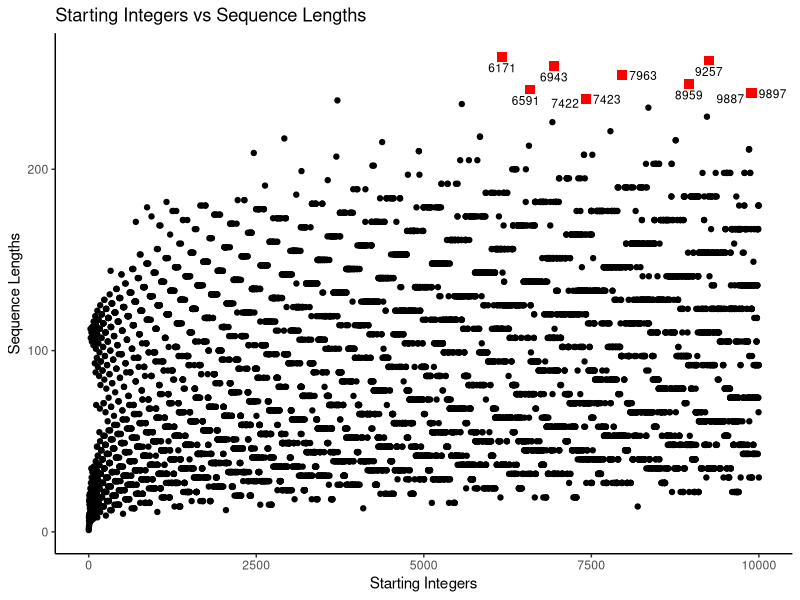
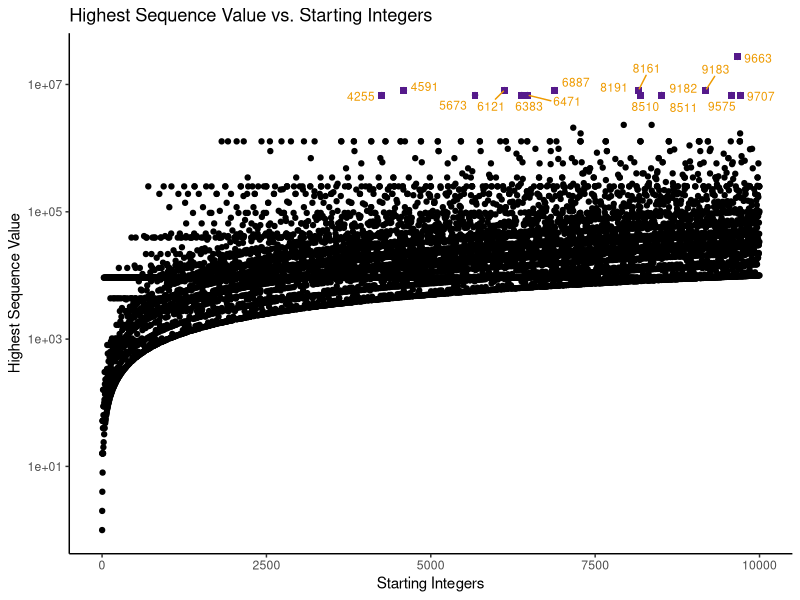
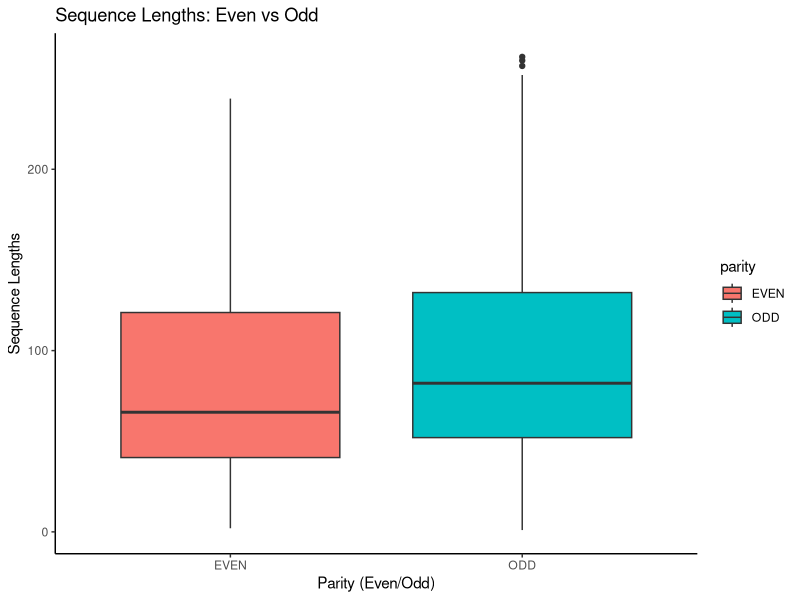
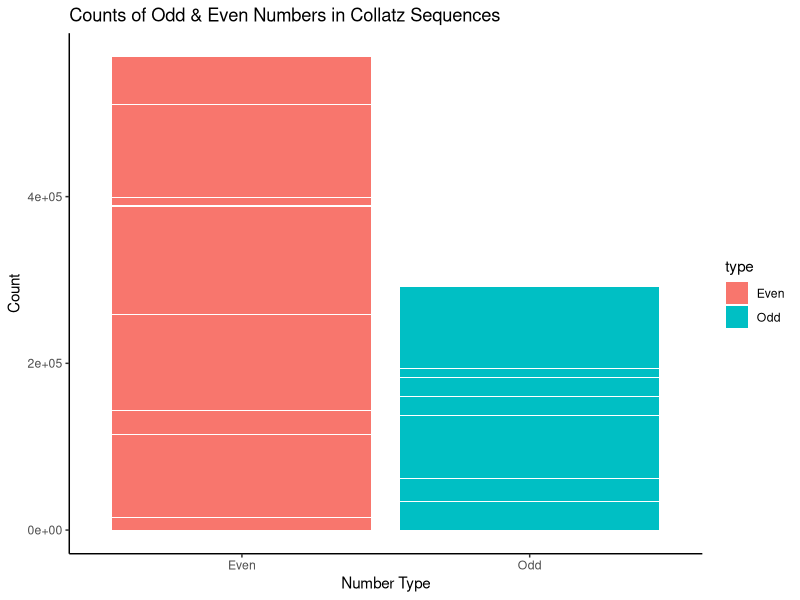

Write R code to recreate these figures, in order.
## ---- chunk 1
knitr::opts_chunk$set(echo = TRUE)
## ---- chunk 2
library(tidyverse)
library(ggplot2)
library(ggrepel)
library(dplyr)
## ---- chunk 3
# accepts a single integer
gen_collatz <- function(n) {
  # Input should all be numerical
  if (is.numeric(n) == FALSE) {
    stop("Invalid input: Not a numerical value")
  }

  # Input should all be integers
  if ((n == as.integer(n)) == FALSE) {
    stop("Invalid input: Not an integer")
  }

  # Input should be 1 or more
  if (n < 1) {
    stop("Invalid input: Value is less than 1")
  }

  # Initialize values
  current <- n
  seq <- c(n)

  # The actual function
  while (current > 1) {
    # check if odd or even
    if (current %% 2 == 0) {
      current <- current / 2
    } else {
      current <- (current * 3) + 1
    }

    # save the new number into the sequence
    seq <- c(seq, current)
  }

  # return the sequence
  return(seq)
}
## ---- chunk 4
collatz_df <- tibble(
  "start" = 1,
  "seq" = list(gen_collatz(1)),
  "length" = length(unlist(seq)),
  "parity" = ifelse((start %% 2) == 0, "EVEN", "ODD"),
  "max_val" = max(unlist(seq))
)

n <- 2

while (n <= 10000) {
  collatz_df <-
    collatz_df %>%
    add_row(
      "start" = n,
      "seq" = list(gen_collatz(n)),
      "length" = length(unlist(seq)),
      "parity" = ifelse((start %% 2) == 0, "EVEN", "ODD"),
      "max_val" = max(unlist(seq))
    )

  n <- n + 1
}
## ---- chunk 5
print(collatz_df)
## ---- chunk 6
## 1. Find the top 10 integers that produce the longest sequence.

top10longest <- collatz_df %>%
  arrange(desc(length)) %>%
  head(10) %>%
  pull("start")
## ---- chunk 7
print(top10longest)
## ---- chunk 8
max_val_int <- collatz_df %>%
  arrange(desc(max_val)) %>%
  head(1) %>%
  pull("start")
## ---- chunk 9
print(max_val_int)
## ---- chunk 10
# Getting all the length of all even starting integers.
even_len <- collatz_df %>%
  filter(parity == "EVEN") %>%
  pull("length")

# Getting all the length of all odd starting integers.
odd_len <- collatz_df %>%
  filter(parity == "ODD") %>%
  pull("length")

# Comparing the average of even starting integers length with odd ones.
even_odd_avg_len <- c(mean(even_len), mean(odd_len))

# Comparing the standard deviation of
# even starting integers length with odd ones.
even_odd_sd_len <- c(sd(even_len), sd(odd_len))
## ---- chunk 11
print(even_odd_avg_len)
## ---- chunk 12
print(even_odd_sd_len)
## ---- chunk 13
## function backtrack to check for backtracking
backtrack <- function(x) {
  # initialize
  initial <- x[1]
  current <- 2
  below_init <- FALSE
  above_init <- FALSE

  while (current <= length(x)) {
    # check for when current value is less than initial
    if (x[current] < initial) {
      below_init <- TRUE
    }

    # check for when current value is higher than initial
    # but only after below_init is TRUE
    if ((x[current] > initial) &&
      (below_init == TRUE)) {
      above_init <- TRUE
    }

    # increment current by 1
    current <- current + 1
  }

  # Both must be TRUE to be considered backtracking
  ifelse(below_init & above_init, TRUE, FALSE)
}
## ---- chunk 14
## doing the actual filtering with the function
backtracks_df <-
  collatz_df %>%
  filter(
    sapply(seq, backtrack)
  )
## ---- chunk 15
print(backtracks_df)
## ---- chunk 16
## backtrack count
backtrack_count <- function(x) {
  # initialize
  initial <- x[1]
  current <- 2
  below_init <- FALSE
  above_init <- FALSE
  counter <- 0

  while (current <= length(x)) {
    # check for when current value is less than initial
    if (x[current] < initial &&
      (below_init == FALSE)) {
      below_init <- TRUE
    }

    # check for when current value is higher than initial
    # but only after below_init is TRUE
    if ((x[current] > initial) &&
      (below_init == TRUE) &&
      (above_init == FALSE)) {
      above_init <- TRUE
    }

    # if below_init and above_init is true, add 1 to counter
    # immediately change back the variables to their FALSE state
    if (below_init && above_init) {
      counter <- counter + 1
      below_init <- FALSE
      above_init <- FALSE
    }

    # increment current by 1
    current <- current + 1
  }

  # returns the backtrack count for each sequences
  return(counter)
}
## ---- chunk 17
mode_calculator <- function(x) {
  # initialize
  unique_nums <- c()
  num_freq <- c()

  # tally the numbers in the freq table
  for (i in x) {
    # If the number in freq is not in unique_nums yet, add to unique_nums
    # also add one to num_freq index that represents the new number (last ind)
    # else, look for index where the number appears on unique_nums
    # and then add 1 to the same index in num_freq
    if ((i %in% unique_nums) == FALSE) {
      unique_nums <- c(unique_nums, i)
      num_freq <- c(num_freq, 1)
    } else {
      index <- which(unique_nums == i)
      num_freq[index] <- num_freq[index] + 1
    }
  }

  # Find the index of the highest frequency
  # then find the number represented by that frequency
  index <- which(num_freq == max(num_freq))
  mode_freq <- unique_nums[index]


  # return the mode
  return(mode_freq)
}
## ---- chunk 18
## doing the actual filtering with backtrack_count
mode_backtrack <-
  backtracks_df %>%
  mutate(
    "freq" = sapply(seq, backtrack_count)
  ) %>%
  summarize(
    "mode" = mode_calculator(freq)
  ) %>%
  pull(1)
## ---- chunk 19
print(mode_backtrack)
## ---- chunk 20
## function to find the max after first backtrack
max_backtrack <- function(x) {
  # initialize
  initial <- x[1]
  current <- 2
  below_init <- FALSE
  above_init <- FALSE
  max_val <- 0

  while (current <= length(x)) {
    # check for when current value is less than initial
    if (x[current] < initial) {
      below_init <- TRUE
    }

    # check for when current value is higher than initial
    # but only after below_init is TRUE
    if ((x[current] > initial) &&
      (below_init == TRUE)) {
      above_init <- TRUE
    }

    # if below_init and above_init is true, start checking for max_val
    if (below_init && above_init) {
      if (x[current] > max_val) {
        max_val <- x[current]
      }
    }

    # increment current by 1
    current <- current + 1
  }

  # return the max_val
  return(max_val)
}
## ---- chunk 21
## doing the actual filtering with max_after_backtrack
max_after_backtrack <-
  backtracks_df %>%
  mutate(
    "max_backtrack" = sapply(seq, max_backtrack)
  ) %>%
  pull(max_backtrack)
## ---- chunk 22
print(tibble(max_after_backtrack))
## ---- chunk 23
## only need to filter by parity
even_odd_backtrack <-
  backtracks_df %>%
  count(parity) %>%
  pull(n)
## ---- chunk 24
print(even_odd_backtrack)
## ---- chunk 25
# Filtering the top 10 results from collatz_df
top10data <- collatz_df %>%
  filter(start %in% top10longest)

# Create complex plots from data in a data frame using ggplot
ggplot(
  data = collatz_df,
  mapping = aes(
    x = start,
    y = length
  )
) +
  # Create scatter plot and labelling
  geom_point() +
  labs(
    title = "Starting Integers vs Sequence Lengths",
    x = "Starting Integers",
    y = "Sequence Lengths"
  ) +
  geom_point(
    data = top10data, aes(x = start, y = length),
    col = "red", size = 3, shape = 15
  ) +
  # To avoid overlaps by repelling text labels
  geom_text_repel(
    data = top10data,
    aes(x = start, y = length, label = start),
    vjust = -0.5,
    hjust = 0.5,
    size = 3
  ) +
  theme_classic()
## ---- chunk 26
# Identifying the top 10 starting integers (highest value reached)
top10highvalue <- collatz_df %>%
  # rearranging the data frame or starting integers in descending manners
  arrange(desc(max_val)) %>%
  # selecting top 10 starting integers from above code
  top_n(10, max_val)

# Create the scatterplot for highest value vs. starting integers
ggplot(data = collatz_df, aes(x = start, y = max_val)) +
  geom_point() + # Scatterplot for all integers
  labs(
    title = "Highest Sequence Value vs. Starting Integers",
    x = "Starting Integers",
    y = "Highest Sequence Value"
  ) +
  geom_point(
    data = top10highvalue,
    aes(x = start, y = max_val),
    col = "purple4", # Color for the top 10 starting integers
    size = 2, # Size of the points for the top 10
    shape = 15 # Shape of the points for the top 10 (square)
  ) +
  geom_text_repel(
    data = top10highvalue,
    aes(x = start, y = max_val, label = start),
    vjust = -0.5, # Adjust vertical position of labels
    hjust = 0.5, # Adjust horizontal position of labels
    size = 3, # Size of the labels
    col = "orange2" # Color for labeling top 10 value points
  ) +
  scale_y_log10() + # Add logarithmic scale to the y-axis
  theme_classic()
## ---- chunk 27
# Create a boxplot to compare the distributions
ggplot(data = collatz_df, aes(x = parity, y = length, fill = parity)) +
  geom_boxplot() +
  labs(
    title = "Sequence Lengths: Even vs Odd",
    x = "Parity (Even/Odd)",
    y = "Sequence Lengths"
  ) +
  theme_classic()
## ---- chunk 28

#### Below is the Rcode used to answer our question

# Initialize
collatz_sequence <- collatz_df

# Wrangle the data to identify odd and even numbers in each sequence and Calculate the ratio
collatz_sequence <- collatz_sequence %>%
  mutate(
    Even = sapply(seq, function(x) {
      sum(x %% 2 == 0)
    }),
    Odd = sapply(seq, function(x) {
      sum(x %% 2 == 1)
    }),
    Even_Odd_Ratio = Even / Odd
  )

# Summarize statistics for Even, Odd and Even_Odd_Ratio
EvenOdd_Avg_Max <- collatz_sequence %>%
  gather(key = "type", value = "value", Even, Odd) %>%
  group_by(type) %>%
  summarize(
    Average = mean(value),
    Maximum = max(value)
  )

Ratio_Avg_Max <- collatz_sequence %>%
  gather(key = "type", value = "value", Even_Odd_Ratio) %>%
  group_by(type) %>%
  summarize(
    Average = mean(value),
    Maximum = max(value)
  )
## ---- chunk 29
print(collatz_sequence)
## ---- chunk 30
print(EvenOdd_Avg_Max)
## ---- chunk 31
print(Ratio_Avg_Max)
## ---- chunk 32
## Explore and visualize the distribution of even and odd numbers
## For example, create a bar chart:
collatz_sequence %>%
  gather(key = "type", value = "count", Odd, Even) %>%
  ggplot(aes(x = type, y = count, fill = type)) +
  geom_bar(stat = "identity") +
  labs(
    title = "Counts of Odd & Even Numbers in Collatz Sequences",
    x = "Number Type",
    y = "Count"
  ) +
  theme_classic()
